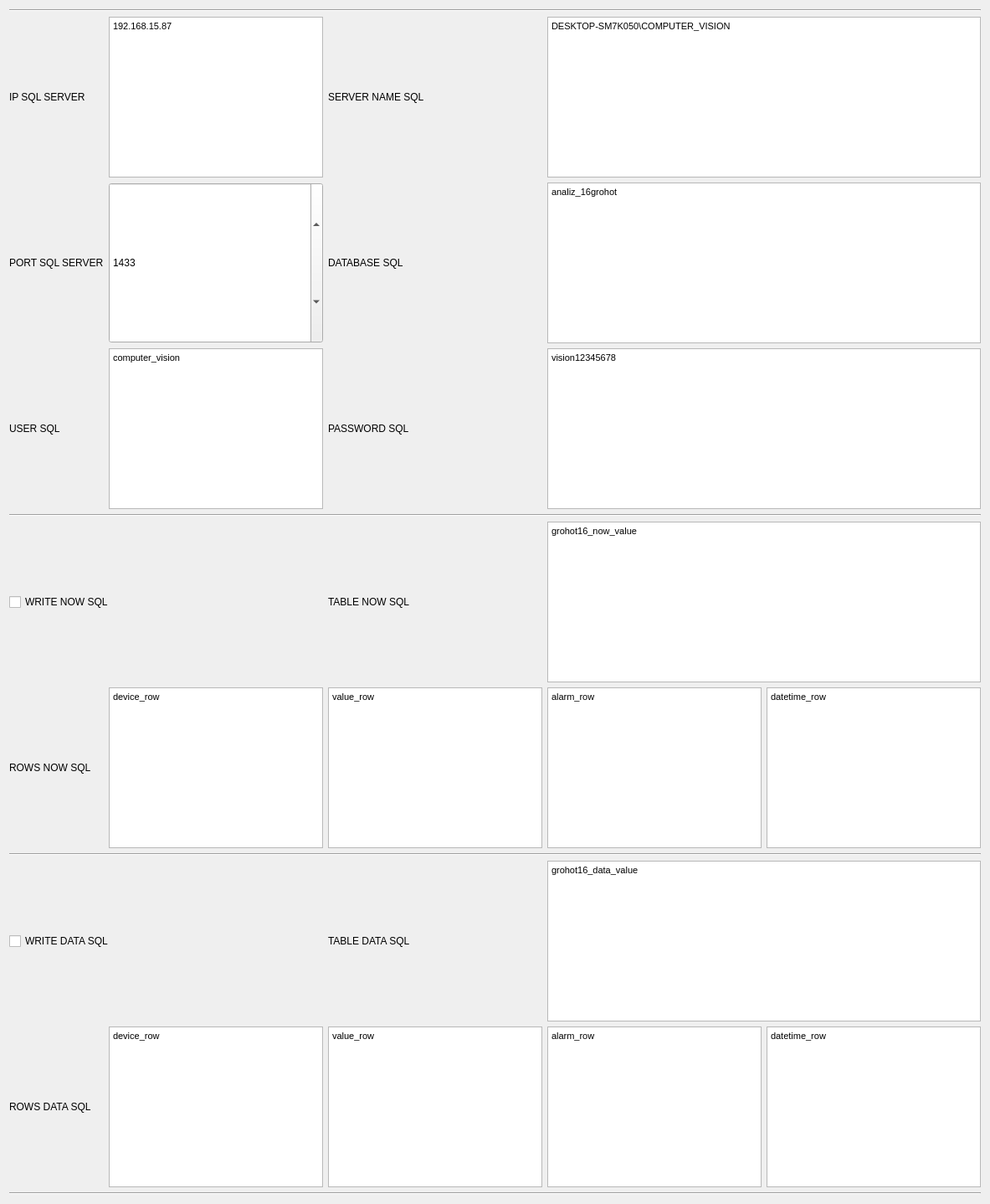
      <widget class="QWidget" name="tab_3">
       <attribute name="title">
        <string>SQL</string>
       </attribute>
       <layout class="QVBoxLayout" name="verticalLayout_4">
        <item>
         <layout class="QHBoxLayout" name="horizontalLayout_3">
          <item>
           <layout class="QGridLayout" name="grid_3_1">
            <item row="9" column="4">
             <widget class="QTextEdit" name="textEdit_37">
              <property name="sizePolicy">
               <sizepolicy hsizetype="Maximum" vsizetype="Maximum">
                <horstretch>0</horstretch>
                <verstretch>0</verstretch>
               </sizepolicy>
              </property>
              <property name="maximumSize">
               <size>
                <width>3840</width>
                <height>2160</height>
               </size>
              </property>
              <property name="html">
               <string>&lt;!DOCTYPE HTML PUBLIC &quot;-//W3C//DTD HTML 4.0//EN&quot; &quot;http://www.w3.org/TR/REC-html40/strict.dtd&quot;&gt;
&lt;html&gt;&lt;head&gt;&lt;meta name=&quot;qrichtext&quot; content=&quot;1&quot; /&gt;&lt;style type=&quot;text/css&quot;&gt;
p, li { white-space: pre-wrap; }
&lt;/style&gt;&lt;/head&gt;&lt;body style=&quot; font-family:'MS Shell Dlg 2'; font-size:8.25pt; font-weight:400; font-style:normal;&quot;&gt;
&lt;p style=&quot; margin-top:0px; margin-bottom:0px; margin-left:0px; margin-right:0px; -qt-block-indent:0; text-indent:0px;&quot;&gt;datetime_row&lt;/p&gt;&lt;/body&gt;&lt;/html&gt;</string>
              </property>
              <property name="placeholderText">
               <string>datetime_row</string>
              </property>
             </widget>
            </item>
            <item row="9" column="1">
             <widget class="QTextEdit" name="textEdit_13">
              <property name="sizePolicy">
               <sizepolicy hsizetype="Maximum" vsizetype="Maximum">
                <horstretch>0</horstretch>
                <verstretch>0</verstretch>
               </sizepolicy>
              </property>
              <property name="maximumSize">
               <size>
                <width>3840</width>
                <height>2160</height>
               </size>
              </property>
              <property name="html">
               <string>&lt;!DOCTYPE HTML PUBLIC &quot;-//W3C//DTD HTML 4.0//EN&quot; &quot;http://www.w3.org/TR/REC-html40/strict.dtd&quot;&gt;
&lt;html&gt;&lt;head&gt;&lt;meta name=&quot;qrichtext&quot; content=&quot;1&quot; /&gt;&lt;style type=&quot;text/css&quot;&gt;
p, li { white-space: pre-wrap; }
&lt;/style&gt;&lt;/head&gt;&lt;body style=&quot; font-family:'MS Shell Dlg 2'; font-size:8.25pt; font-weight:400; font-style:normal;&quot;&gt;
&lt;p style=&quot; margin-top:0px; margin-bottom:0px; margin-left:0px; margin-right:0px; -qt-block-indent:0; text-indent:0px;&quot;&gt;device_row&lt;/p&gt;&lt;/body&gt;&lt;/html&gt;</string>
              </property>
              <property name="placeholderText">
               <string>device_row</string>
              </property>
             </widget>
            </item>
            <item row="1" column="0">
             <widget class="QLabel" name="label">
              <property name="sizePolicy">
               <sizepolicy hsizetype="Maximum" vsizetype="Maximum">
                <horstretch>0</horstretch>
                <verstretch>0</verstretch>
               </sizepolicy>
              </property>
              <property name="maximumSize">
               <size>
                <width>3840</width>
                <height>2160</height>
               </size>
              </property>
              <property name="text">
               <string>IP SQL SERVER</string>
              </property>
             </widget>
            </item>
            <item row="2" column="2">
             <widget class="QLabel" name="label_4">
              <property name="sizePolicy">
               <sizepolicy hsizetype="Maximum" vsizetype="Maximum">
                <horstretch>0</horstretch>
                <verstretch>0</verstretch>
               </sizepolicy>
              </property>
              <property name="maximumSize">
               <size>
                <width>3840</width>
                <height>2160</height>
               </size>
              </property>
              <property name="text">
               <string>DATABASE SQL</string>
              </property>
             </widget>
            </item>
            <item row="10" column="0" colspan="5">
             <widget class="Line" name="line_6">
              <property name="sizePolicy">
               <sizepolicy hsizetype="Maximum" vsizetype="Maximum">
                <horstretch>0</horstretch>
                <verstretch>0</verstretch>
               </sizepolicy>
              </property>
              <property name="maximumSize">
               <size>
                <width>3840</width>
                <height>2160</height>
               </size>
              </property>
              <property name="orientation">
               <enum>Qt::Horizontal</enum>
              </property>
             </widget>
            </item>
            <item row="6" column="0">
             <widget class="QLabel" name="label_19">
              <property name="sizePolicy">
               <sizepolicy hsizetype="Maximum" vsizetype="Maximum">
                <horstretch>0</horstretch>
                <verstretch>0</verstretch>
               </sizepolicy>
              </property>
              <property name="maximumSize">
               <size>
                <width>3840</width>
                <height>2160</height>
               </size>
              </property>
              <property name="text">
               <string>ROWS NOW SQL</string>
              </property>
             </widget>
            </item>
            <item row="1" column="2">
             <widget class="QLabel" name="label_2">
              <property name="sizePolicy">
               <sizepolicy hsizetype="Maximum" vsizetype="Maximum">
                <horstretch>0</horstretch>
                <verstretch>0</verstretch>
               </sizepolicy>
              </property>
              <property name="maximumSize">
               <size>
                <width>3840</width>
                <height>2160</height>
               </size>
              </property>
              <property name="text">
               <string>SERVER NAME SQL</string>
              </property>
             </widget>
            </item>
            <item row="7" column="0" colspan="5">
             <widget class="Line" name="line_5">
              <property name="sizePolicy">
               <sizepolicy hsizetype="Maximum" vsizetype="Maximum">
                <horstretch>0</horstretch>
                <verstretch>0</verstretch>
               </sizepolicy>
              </property>
              <property name="maximumSize">
               <size>
                <width>3840</width>
                <height>2160</height>
               </size>
              </property>
              <property name="orientation">
               <enum>Qt::Horizontal</enum>
              </property>
             </widget>
            </item>
            <item row="1" column="3" colspan="2">
             <widget class="QTextEdit" name="textEdit_2">
              <property name="sizePolicy">
               <sizepolicy hsizetype="Maximum" vsizetype="Maximum">
                <horstretch>0</horstretch>
                <verstretch>0</verstretch>
               </sizepolicy>
              </property>
              <property name="maximumSize">
               <size>
                <width>3840</width>
                <height>2160</height>
               </size>
              </property>
              <property name="html">
               <string>&lt;!DOCTYPE HTML PUBLIC &quot;-//W3C//DTD HTML 4.0//EN&quot; &quot;http://www.w3.org/TR/REC-html40/strict.dtd&quot;&gt;
&lt;html&gt;&lt;head&gt;&lt;meta name=&quot;qrichtext&quot; content=&quot;1&quot; /&gt;&lt;style type=&quot;text/css&quot;&gt;
p, li { white-space: pre-wrap; }
&lt;/style&gt;&lt;/head&gt;&lt;body style=&quot; font-family:'MS Shell Dlg 2'; font-size:8.25pt; font-weight:400; font-style:normal;&quot;&gt;
&lt;p style=&quot; margin-top:0px; margin-bottom:0px; margin-left:0px; margin-right:0px; -qt-block-indent:0; text-indent:0px;&quot;&gt;DESKTOP-SM7K050\COMPUTER_VISION&lt;/p&gt;&lt;/body&gt;&lt;/html&gt;</string>
              </property>
              <property name="placeholderText">
               <string>DESKTOP-SM7K050\COMPUTER_VISION</string>
              </property>
             </widget>
            </item>
            <item row="9" column="3">
             <widget class="QTextEdit" name="textEdit_38">
              <property name="sizePolicy">
               <sizepolicy hsizetype="Maximum" vsizetype="Maximum">
                <horstretch>0</horstretch>
                <verstretch>0</verstretch>
               </sizepolicy>
              </property>
              <property name="maximumSize">
               <size>
                <width>3840</width>
                <height>2160</height>
               </size>
              </property>
              <property name="html">
               <string>&lt;!DOCTYPE HTML PUBLIC &quot;-//W3C//DTD HTML 4.0//EN&quot; &quot;http://www.w3.org/TR/REC-html40/strict.dtd&quot;&gt;
&lt;html&gt;&lt;head&gt;&lt;meta name=&quot;qrichtext&quot; content=&quot;1&quot; /&gt;&lt;style type=&quot;text/css&quot;&gt;
p, li { white-space: pre-wrap; }
&lt;/style&gt;&lt;/head&gt;&lt;body style=&quot; font-family:'MS Shell Dlg 2'; font-size:8.25pt; font-weight:400; font-style:normal;&quot;&gt;
&lt;p style=&quot; margin-top:0px; margin-bottom:0px; margin-left:0px; margin-right:0px; -qt-block-indent:0; text-indent:0px;&quot;&gt;alarm_row&lt;/p&gt;&lt;/body&gt;&lt;/html&gt;</string>
              </property>
              <property name="placeholderText">
               <string>alarm_row</string>
              </property>
             </widget>
            </item>
            <item row="6" column="2">
             <widget class="QTextEdit" name="textEdit_10">
              <property name="sizePolicy">
               <sizepolicy hsizetype="Maximum" vsizetype="Maximum">
                <horstretch>0</horstretch>
                <verstretch>0</verstretch>
               </sizepolicy>
              </property>
              <property name="maximumSize">
               <size>
                <width>3840</width>
                <height>2160</height>
               </size>
              </property>
              <property name="html">
               <string>&lt;!DOCTYPE HTML PUBLIC &quot;-//W3C//DTD HTML 4.0//EN&quot; &quot;http://www.w3.org/TR/REC-html40/strict.dtd&quot;&gt;
&lt;html&gt;&lt;head&gt;&lt;meta name=&quot;qrichtext&quot; content=&quot;1&quot; /&gt;&lt;style type=&quot;text/css&quot;&gt;
p, li { white-space: pre-wrap; }
&lt;/style&gt;&lt;/head&gt;&lt;body style=&quot; font-family:'MS Shell Dlg 2'; font-size:8.25pt; font-weight:400; font-style:normal;&quot;&gt;
&lt;p style=&quot; margin-top:0px; margin-bottom:0px; margin-left:0px; margin-right:0px; -qt-block-indent:0; text-indent:0px;&quot;&gt;value_row&lt;/p&gt;&lt;/body&gt;&lt;/html&gt;</string>
              </property>
              <property name="placeholderText">
               <string>value_row</string>
              </property>
             </widget>
            </item>
            <item row="9" column="0">
             <widget class="QLabel" name="label_20">
              <property name="sizePolicy">
               <sizepolicy hsizetype="Maximum" vsizetype="Maximum">
                <horstretch>0</horstretch>
                <verstretch>0</verstretch>
               </sizepolicy>
              </property>
              <property name="maximumSize">
               <size>
                <width>3840</width>
                <height>2160</height>
               </size>
              </property>
              <property name="text">
               <string>ROWS DATA SQL</string>
              </property>
             </widget>
            </item>
            <item row="2" column="0">
             <widget class="QLabel" name="label_3">
              <property name="sizePolicy">
               <sizepolicy hsizetype="Maximum" vsizetype="Maximum">
                <horstretch>0</horstretch>
                <verstretch>0</verstretch>
               </sizepolicy>
              </property>
              <property name="maximumSize">
               <size>
                <width>3840</width>
                <height>2160</height>
               </size>
              </property>
              <property name="text">
               <string>PORT SQL SERVER</string>
              </property>
             </widget>
            </item>
            <item row="1" column="1">
             <widget class="QTextEdit" name="textEdit">
              <property name="sizePolicy">
               <sizepolicy hsizetype="Maximum" vsizetype="Maximum">
                <horstretch>0</horstretch>
                <verstretch>0</verstretch>
               </sizepolicy>
              </property>
              <property name="maximumSize">
               <size>
                <width>3840</width>
                <height>2160</height>
               </size>
              </property>
              <property name="html">
               <string>&lt;!DOCTYPE HTML PUBLIC &quot;-//W3C//DTD HTML 4.0//EN&quot; &quot;http://www.w3.org/TR/REC-html40/strict.dtd&quot;&gt;
&lt;html&gt;&lt;head&gt;&lt;meta name=&quot;qrichtext&quot; content=&quot;1&quot; /&gt;&lt;style type=&quot;text/css&quot;&gt;
p, li { white-space: pre-wrap; }
&lt;/style&gt;&lt;/head&gt;&lt;body style=&quot; font-family:'MS Shell Dlg 2'; font-size:8.25pt; font-weight:400; font-style:normal;&quot;&gt;
&lt;p style=&quot; margin-top:0px; margin-bottom:0px; margin-left:0px; margin-right:0px; -qt-block-indent:0; text-indent:0px;&quot;&gt;192.168.15.87&lt;/p&gt;&lt;/body&gt;&lt;/html&gt;</string>
              </property>
              <property name="placeholderText">
               <string>192.168.15.87</string>
              </property>
             </widget>
            </item>
            <item row="3" column="1">
             <widget class="QTextEdit" name="textEdit_7">
              <property name="sizePolicy">
               <sizepolicy hsizetype="Maximum" vsizetype="Maximum">
                <horstretch>0</horstretch>
                <verstretch>0</verstretch>
               </sizepolicy>
              </property>
              <property name="maximumSize">
               <size>
                <width>3840</width>
                <height>2160</height>
               </size>
              </property>
              <property name="html">
               <string>&lt;!DOCTYPE HTML PUBLIC &quot;-//W3C//DTD HTML 4.0//EN&quot; &quot;http://www.w3.org/TR/REC-html40/strict.dtd&quot;&gt;
&lt;html&gt;&lt;head&gt;&lt;meta name=&quot;qrichtext&quot; content=&quot;1&quot; /&gt;&lt;style type=&quot;text/css&quot;&gt;
p, li { white-space: pre-wrap; }
&lt;/style&gt;&lt;/head&gt;&lt;body style=&quot; font-family:'MS Shell Dlg 2'; font-size:8.25pt; font-weight:400; font-style:normal;&quot;&gt;
&lt;p style=&quot; margin-top:0px; margin-bottom:0px; margin-left:0px; margin-right:0px; -qt-block-indent:0; text-indent:0px;&quot;&gt;computer_vision&lt;/p&gt;&lt;/body&gt;&lt;/html&gt;</string>
              </property>
              <property name="placeholderText">
               <string>computer_vision</string>
              </property>
             </widget>
            </item>
            <item row="5" column="2">
             <widget class="QLabel" name="label_21">
              <property name="sizePolicy">
               <sizepolicy hsizetype="Maximum" vsizetype="Maximum">
                <horstretch>0</horstretch>
                <verstretch>0</verstretch>
               </sizepolicy>
              </property>
              <property name="maximumSize">
               <size>
                <width>3840</width>
                <height>2160</height>
               </size>
              </property>
              <property name="text">
               <string>TABLE NOW SQL</string>
              </property>
             </widget>
            </item>
            <item row="6" column="3">
             <widget class="QTextEdit" name="textEdit_11">
              <property name="sizePolicy">
               <sizepolicy hsizetype="Maximum" vsizetype="Maximum">
                <horstretch>0</horstretch>
                <verstretch>0</verstretch>
               </sizepolicy>
              </property>
              <property name="maximumSize">
               <size>
                <width>3840</width>
                <height>2160</height>
               </size>
              </property>
              <property name="html">
               <string>&lt;!DOCTYPE HTML PUBLIC &quot;-//W3C//DTD HTML 4.0//EN&quot; &quot;http://www.w3.org/TR/REC-html40/strict.dtd&quot;&gt;
&lt;html&gt;&lt;head&gt;&lt;meta name=&quot;qrichtext&quot; content=&quot;1&quot; /&gt;&lt;style type=&quot;text/css&quot;&gt;
p, li { white-space: pre-wrap; }
&lt;/style&gt;&lt;/head&gt;&lt;body style=&quot; font-family:'MS Shell Dlg 2'; font-size:8.25pt; font-weight:400; font-style:normal;&quot;&gt;
&lt;p style=&quot; margin-top:0px; margin-bottom:0px; margin-left:0px; margin-right:0px; -qt-block-indent:0; text-indent:0px;&quot;&gt;alarm_row&lt;/p&gt;&lt;/body&gt;&lt;/html&gt;</string>
              </property>
              <property name="placeholderText">
               <string>alarm_row</string>
              </property>
             </widget>
            </item>
            <item row="8" column="2">
             <widget class="QLabel" name="label_22">
              <property name="sizePolicy">
               <sizepolicy hsizetype="Maximum" vsizetype="Maximum">
                <horstretch>0</horstretch>
                <verstretch>0</verstretch>
               </sizepolicy>
              </property>
              <property name="maximumSize">
               <size>
                <width>3840</width>
                <height>2160</height>
               </size>
              </property>
              <property name="text">
               <string>TABLE DATA SQL</string>
              </property>
             </widget>
            </item>
            <item row="4" column="0" colspan="5">
             <widget class="Line" name="line_4">
              <property name="sizePolicy">
               <sizepolicy hsizetype="Maximum" vsizetype="Maximum">
                <horstretch>0</horstretch>
                <verstretch>0</verstretch>
               </sizepolicy>
              </property>
              <property name="maximumSize">
               <size>
                <width>3840</width>
                <height>2160</height>
               </size>
              </property>
              <property name="orientation">
               <enum>Qt::Horizontal</enum>
              </property>
             </widget>
            </item>
            <item row="0" column="0" colspan="5">
             <widget class="Line" name="line_2">
              <property name="sizePolicy">
               <sizepolicy hsizetype="Maximum" vsizetype="Maximum">
                <horstretch>0</horstretch>
                <verstretch>0</verstretch>
               </sizepolicy>
              </property>
              <property name="maximumSize">
               <size>
                <width>3840</width>
                <height>2160</height>
               </size>
              </property>
              <property name="orientation">
               <enum>Qt::Horizontal</enum>
              </property>
             </widget>
            </item>
            <item row="9" column="2">
             <widget class="QTextEdit" name="textEdit_32">
              <property name="sizePolicy">
               <sizepolicy hsizetype="Maximum" vsizetype="Maximum">
                <horstretch>0</horstretch>
                <verstretch>0</verstretch>
               </sizepolicy>
              </property>
              <property name="maximumSize">
               <size>
                <width>3840</width>
                <height>2160</height>
               </size>
              </property>
              <property name="html">
               <string>&lt;!DOCTYPE HTML PUBLIC &quot;-//W3C//DTD HTML 4.0//EN&quot; &quot;http://www.w3.org/TR/REC-html40/strict.dtd&quot;&gt;
&lt;html&gt;&lt;head&gt;&lt;meta name=&quot;qrichtext&quot; content=&quot;1&quot; /&gt;&lt;style type=&quot;text/css&quot;&gt;
p, li { white-space: pre-wrap; }
&lt;/style&gt;&lt;/head&gt;&lt;body style=&quot; font-family:'MS Shell Dlg 2'; font-size:8.25pt; font-weight:400; font-style:normal;&quot;&gt;
&lt;p style=&quot; margin-top:0px; margin-bottom:0px; margin-left:0px; margin-right:0px; -qt-block-indent:0; text-indent:0px;&quot;&gt;value_row&lt;/p&gt;&lt;/body&gt;&lt;/html&gt;</string>
              </property>
              <property name="placeholderText">
               <string>value_row</string>
              </property>
             </widget>
            </item>
            <item row="3" column="0">
             <widget class="QLabel" name="label_5">
              <property name="sizePolicy">
               <sizepolicy hsizetype="Maximum" vsizetype="Maximum">
                <horstretch>0</horstretch>
                <verstretch>0</verstretch>
               </sizepolicy>
              </property>
              <property name="maximumSize">
               <size>
                <width>3840</width>
                <height>2160</height>
               </size>
              </property>
              <property name="text">
               <string>USER SQL</string>
              </property>
             </widget>
            </item>
            <item row="6" column="1">
             <widget class="QTextEdit" name="textEdit_9">
              <property name="sizePolicy">
               <sizepolicy hsizetype="Maximum" vsizetype="Maximum">
                <horstretch>0</horstretch>
                <verstretch>0</verstretch>
               </sizepolicy>
              </property>
              <property name="maximumSize">
               <size>
                <width>3840</width>
                <height>2160</height>
               </size>
              </property>
              <property name="html">
               <string>&lt;!DOCTYPE HTML PUBLIC &quot;-//W3C//DTD HTML 4.0//EN&quot; &quot;http://www.w3.org/TR/REC-html40/strict.dtd&quot;&gt;
&lt;html&gt;&lt;head&gt;&lt;meta name=&quot;qrichtext&quot; content=&quot;1&quot; /&gt;&lt;style type=&quot;text/css&quot;&gt;
p, li { white-space: pre-wrap; }
&lt;/style&gt;&lt;/head&gt;&lt;body style=&quot; font-family:'MS Shell Dlg 2'; font-size:8.25pt; font-weight:400; font-style:normal;&quot;&gt;
&lt;p style=&quot; margin-top:0px; margin-bottom:0px; margin-left:0px; margin-right:0px; -qt-block-indent:0; text-indent:0px;&quot;&gt;device_row&lt;/p&gt;&lt;/body&gt;&lt;/html&gt;</string>
              </property>
              <property name="placeholderText">
               <string>device_row</string>
              </property>
             </widget>
            </item>
            <item row="3" column="2">
             <widget class="QLabel" name="label_6">
              <property name="sizePolicy">
               <sizepolicy hsizetype="Maximum" vsizetype="Maximum">
                <horstretch>0</horstretch>
                <verstretch>0</verstretch>
               </sizepolicy>
              </property>
              <property name="maximumSize">
               <size>
                <width>3840</width>
                <height>2160</height>
               </size>
              </property>
              <property name="text">
               <string>PASSWORD SQL</string>
              </property>
             </widget>
            </item>
            <item row="6" column="4">
             <widget class="QTextEdit" name="textEdit_12">
              <property name="sizePolicy">
               <sizepolicy hsizetype="Maximum" vsizetype="Maximum">
                <horstretch>0</horstretch>
                <verstretch>0</verstretch>
               </sizepolicy>
              </property>
              <property name="maximumSize">
               <size>
                <width>3840</width>
                <height>2160</height>
               </size>
              </property>
              <property name="html">
               <string>&lt;!DOCTYPE HTML PUBLIC &quot;-//W3C//DTD HTML 4.0//EN&quot; &quot;http://www.w3.org/TR/REC-html40/strict.dtd&quot;&gt;
&lt;html&gt;&lt;head&gt;&lt;meta name=&quot;qrichtext&quot; content=&quot;1&quot; /&gt;&lt;style type=&quot;text/css&quot;&gt;
p, li { white-space: pre-wrap; }
&lt;/style&gt;&lt;/head&gt;&lt;body style=&quot; font-family:'MS Shell Dlg 2'; font-size:8.25pt; font-weight:400; font-style:normal;&quot;&gt;
&lt;p style=&quot; margin-top:0px; margin-bottom:0px; margin-left:0px; margin-right:0px; -qt-block-indent:0; text-indent:0px;&quot;&gt;datetime_row&lt;/p&gt;&lt;/body&gt;&lt;/html&gt;</string>
              </property>
              <property name="placeholderText">
               <string>datetime_row</string>
              </property>
             </widget>
            </item>
            <item row="2" column="1">
             <widget class="QSpinBox" name="spinBox">
              <property name="sizePolicy">
               <sizepolicy hsizetype="Maximum" vsizetype="Maximum">
                <horstretch>0</horstretch>
                <verstretch>0</verstretch>
               </sizepolicy>
              </property>
              <property name="maximumSize">
               <size>
                <width>3840</width>
                <height>2160</height>
               </size>
              </property>
              <property name="minimum">
               <number>1</number>
              </property>
              <property name="maximum">
               <number>99999</number>
              </property>
              <property name="value">
               <number>1433</number>
              </property>
             </widget>
            </item>
            <item row="5" column="0" colspan="2">
             <widget class="QCheckBox" name="write_now_sql_checkBox">
              <property name="sizePolicy">
               <sizepolicy hsizetype="Maximum" vsizetype="Maximum">
                <horstretch>0</horstretch>
                <verstretch>0</verstretch>
               </sizepolicy>
              </property>
              <property name="maximumSize">
               <size>
                <width>3840</width>
                <height>2160</height>
               </size>
              </property>
              <property name="text">
               <string>WRITE NOW SQL</string>
              </property>
             </widget>
            </item>
            <item row="5" column="3" colspan="2">
             <widget class="QTextEdit" name="textEdit_39">
              <property name="sizePolicy">
               <sizepolicy hsizetype="Maximum" vsizetype="Maximum">
                <horstretch>0</horstretch>
                <verstretch>0</verstretch>
               </sizepolicy>
              </property>
              <property name="maximumSize">
               <size>
                <width>3840</width>
                <height>2160</height>
               </size>
              </property>
              <property name="html">
               <string>&lt;!DOCTYPE HTML PUBLIC &quot;-//W3C//DTD HTML 4.0//EN&quot; &quot;http://www.w3.org/TR/REC-html40/strict.dtd&quot;&gt;
&lt;html&gt;&lt;head&gt;&lt;meta name=&quot;qrichtext&quot; content=&quot;1&quot; /&gt;&lt;style type=&quot;text/css&quot;&gt;
p, li { white-space: pre-wrap; }
&lt;/style&gt;&lt;/head&gt;&lt;body style=&quot; font-family:'MS Shell Dlg 2'; font-size:8.25pt; font-weight:400; font-style:normal;&quot;&gt;
&lt;p style=&quot; margin-top:0px; margin-bottom:0px; margin-left:0px; margin-right:0px; -qt-block-indent:0; text-indent:0px;&quot;&gt;grohot16_now_value&lt;/p&gt;&lt;/body&gt;&lt;/html&gt;</string>
              </property>
              <property name="placeholderText">
               <string>grohot16_now_value</string>
              </property>
             </widget>
            </item>
            <item row="8" column="3" colspan="2">
             <widget class="QTextEdit" name="textEdit_40">
              <property name="sizePolicy">
               <sizepolicy hsizetype="Maximum" vsizetype="Maximum">
                <horstretch>0</horstretch>
                <verstretch>0</verstretch>
               </sizepolicy>
              </property>
              <property name="maximumSize">
               <size>
                <width>3840</width>
                <height>2160</height>
               </size>
              </property>
              <property name="html">
               <string>&lt;!DOCTYPE HTML PUBLIC &quot;-//W3C//DTD HTML 4.0//EN&quot; &quot;http://www.w3.org/TR/REC-html40/strict.dtd&quot;&gt;
&lt;html&gt;&lt;head&gt;&lt;meta name=&quot;qrichtext&quot; content=&quot;1&quot; /&gt;&lt;style type=&quot;text/css&quot;&gt;
p, li { white-space: pre-wrap; }
&lt;/style&gt;&lt;/head&gt;&lt;body style=&quot; font-family:'MS Shell Dlg 2'; font-size:8.25pt; font-weight:400; font-style:normal;&quot;&gt;
&lt;p style=&quot; margin-top:0px; margin-bottom:0px; margin-left:0px; margin-right:0px; -qt-block-indent:0; text-indent:0px;&quot;&gt;grohot16_data_value&lt;/p&gt;&lt;/body&gt;&lt;/html&gt;</string>
              </property>
              <property name="placeholderText">
               <string>grohot16_data_value</string>
              </property>
             </widget>
            </item>
            <item row="8" column="0" colspan="2">
             <widget class="QCheckBox" name="checkBox_2">
              <property name="sizePolicy">
               <sizepolicy hsizetype="Maximum" vsizetype="Maximum">
                <horstretch>0</horstretch>
                <verstretch>0</verstretch>
               </sizepolicy>
              </property>
              <property name="maximumSize">
               <size>
                <width>3840</width>
                <height>2160</height>
               </size>
              </property>
              <property name="text">
               <string>WRITE DATA SQL</string>
              </property>
             </widget>
            </item>
            <item row="2" column="3" colspan="2">
             <widget class="QTextEdit" name="textEdit_3">
              <property name="sizePolicy">
               <sizepolicy hsizetype="Maximum" vsizetype="Maximum">
                <horstretch>0</horstretch>
                <verstretch>0</verstretch>
               </sizepolicy>
              </property>
              <property name="maximumSize">
               <size>
                <width>3840</width>
                <height>2160</height>
               </size>
              </property>
              <property name="html">
               <string>&lt;!DOCTYPE HTML PUBLIC &quot;-//W3C//DTD HTML 4.0//EN&quot; &quot;http://www.w3.org/TR/REC-html40/strict.dtd&quot;&gt;
&lt;html&gt;&lt;head&gt;&lt;meta name=&quot;qrichtext&quot; content=&quot;1&quot; /&gt;&lt;style type=&quot;text/css&quot;&gt;
p, li { white-space: pre-wrap; }
&lt;/style&gt;&lt;/head&gt;&lt;body style=&quot; font-family:'MS Shell Dlg 2'; font-size:8.25pt; font-weight:400; font-style:normal;&quot;&gt;
&lt;p style=&quot; margin-top:0px; margin-bottom:0px; margin-left:0px; margin-right:0px; -qt-block-indent:0; text-indent:0px;&quot;&gt;analiz_16grohot&lt;/p&gt;&lt;/body&gt;&lt;/html&gt;</string>
              </property>
              <property name="placeholderText">
               <string>analiz_16grohot</string>
              </property>
             </widget>
            </item>
            <item row="3" column="3" colspan="2">
             <widget class="QTextEdit" name="textEdit_8">
              <property name="sizePolicy">
               <sizepolicy hsizetype="Maximum" vsizetype="Maximum">
                <horstretch>0</horstretch>
                <verstretch>0</verstretch>
               </sizepolicy>
              </property>
              <property name="maximumSize">
               <size>
                <width>3840</width>
                <height>2160</height>
               </size>
              </property>
              <property name="html">
               <string>&lt;!DOCTYPE HTML PUBLIC &quot;-//W3C//DTD HTML 4.0//EN&quot; &quot;http://www.w3.org/TR/REC-html40/strict.dtd&quot;&gt;
&lt;html&gt;&lt;head&gt;&lt;meta name=&quot;qrichtext&quot; content=&quot;1&quot; /&gt;&lt;style type=&quot;text/css&quot;&gt;
p, li { white-space: pre-wrap; }
&lt;/style&gt;&lt;/head&gt;&lt;body style=&quot; font-family:'MS Shell Dlg 2'; font-size:8.25pt; font-weight:400; font-style:normal;&quot;&gt;
&lt;p style=&quot; margin-top:0px; margin-bottom:0px; margin-left:0px; margin-right:0px; -qt-block-indent:0; text-indent:0px;&quot;&gt;vision12345678&lt;/p&gt;&lt;/body&gt;&lt;/html&gt;</string>
              </property>
              <property name="placeholderText">
               <string>vision12345678</string>
              </property>
             </widget>
            </item>
           </layout>
          </item>
         </layout>
        </item>
       </layout>
      </widget>
